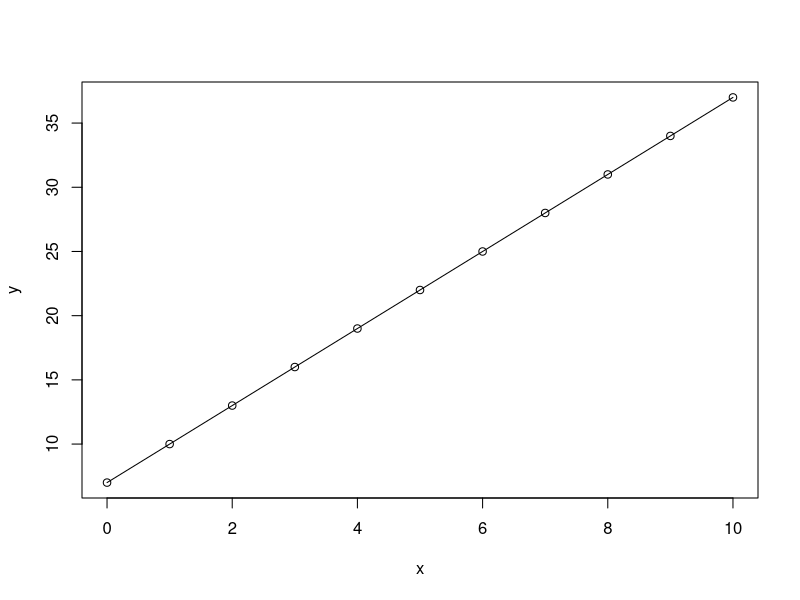
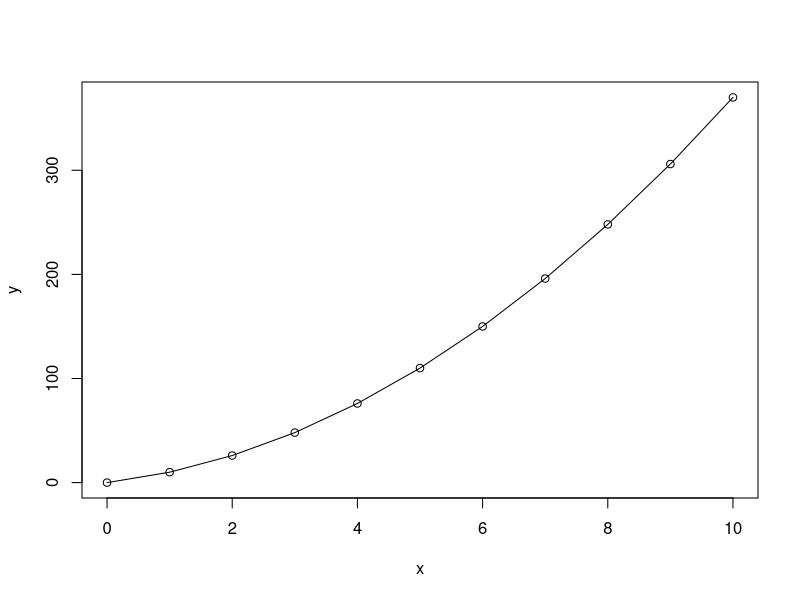

Reproduce these figures in R, in order.
## ---- chunk 1
# Type your code here.
## ---- chunk 2
x = seq(0,10,1)
a = 3
b = 7
y = a*x + b
plot(x,y,type="o")
## ---- chunk 3
# Type your code here.
## ---- chunk 4
# y of base values from previous assignment
x = seq(0,10,1)
a = 3
b = 7
y_base = a*x + b

# sensitivity for a
a_change = 3.1 
b = 7
y_change = a_change*x + b
SS_a = sum(y_base-y_change)^2
# so the local sensitivity is (SS from the base value is obviously zero and is therefore not included):
LSA_a = SS_a / (a_change-a)
print(LSA_a)

# sensitivity for b
a = 3 
b_change = 7.1
y_change = a*x + b_change
SS_b = sum(y_base-y_change)^2
# so the local sensitivity is (SS from the base value is obviously zero and is therefore not included):
LSA_b = SS_b / (b_change-b)
print(LSA_b)

# In this particular example, $a$ and $b$ have no units, and we do not specify a scale of variation, because we are not investigating a physical system with clearly defined boundary conditions. Therefore, we can directly interpret the restuls obtained above. This shows that our model $y$ is more sensitive to parameter $a$ than to parameter $b$, given that we evaluate $y$ based on the SS-metric. 

## ---- chunk 5
# Type your code here.
## ---- chunk 6
# In this particular case, we know that different base values will not lead to a different sensitivity, because it is a linear function. Over linear functions, the sensitivity is constant over the complete function. We can simply check this with repeating the calculation: 

# y of base values 
x = seq(0,10,1)
a = 0.5
b = 60
y_base = a*x + b

# sensitivity for a
a_change = 0.6 
b = 60
y_change = a_change*x + b
SS_a = sum(y_base-y_change)^2
# so the local sensitivity is (SS from the base value is obviously zero and is therefore not included):
LSA_a = SS_a / (a_change-a)
print(LSA_a)

# sensitivity for b
a = 0.5 
b_change = 60.1
y_change = a*x + b_change
SS_b = sum(y_base-y_change)^2
# so the local sensitivity is (SS from the base value is obviously zero and is therefore not included):
LSA_b = SS_b / (b_change-b)
print(LSA_b)

## ---- chunk 7
# Type your code here.
## ---- chunk 8
x = seq(0,10,1)
a = 3
b = 7
y = a*x^2 + b*x
plot(x,y,type="o")
## ---- chunk 9
# Type your code here.
## ---- chunk 10
# 1) base values
x = seq(0,10,1)
a = 3
b = 7
y_base = a*x^2 + b*x

a_change = 3.1
b        = 7
y_a      = a_change*x^2 + b*x
SS_a     = sum(y_base-y_a)^2
LSA_a1   = SS_a / (a_change-a)

a        = 3
b_change = 7.1
y_b      = a*x^2 + b_change*x
SS_b     = sum(y_base-y_b)^2
LSA_b1   = SS_b / (b_change-b)

# 2) base values
x = seq(0,10,1)
a = 0.5
b = 60
y_base = a*x^2 + b*x

a_change = 0.51
b        = 60
y_a      = a_change*x^2 + b*x
SS_a     = sum(y_base-y_a)^2
LSA_a2   = SS_a / (a_change-a)

a        = 0.5
b_change = 60.1
y_b      = a*x^2 + b_change*x
SS_b     = sum(y_base-y_b)^2
LSA_b2   = SS_b / (b_change-b)

# change in a:
LSA_a1-LSA_a2
# change in b:
LSA_b1-LSA_b2
## ---- chunk 11
y_obs=c(0.1,22.4,140.8,434.2,978.2,1852.3,3134.9,4903.4,7236.1,10210.4,13903.9)
## ---- chunk 12
# Type your code here.
## ---- chunk 13
par_sample = seq(0,20,1) # vector with all parameter values that will be checked
LSA_a      = matrix(nrow=9261,ncol=2)
LSA_b      = matrix(nrow=9261,ncol=2)
LSA_c      = matrix(nrow=9261,ncol=2)

# start value for counter
n_a = 1 
n_b = 1
n_c = 1

for (i in 1:length(par_sample)){
  for (j in 1:length(par_sample)){
   for (k in 1:length(par_sample)){
     
     # assign parameter values
     a_low = par_sample[i]
     b_low = par_sample[i]
     c_low = par_sample[i]
     
     a_mid   = par_sample[j]
     b_mid   = par_sample[j]
     c_mid   = par_sample[j]
     
     a_high   = par_sample[k]
     b_high   = par_sample[k]
     c_high   = par_sample[k]
     
     # combine them into the model
     # for parameter a
     a = a_high
     b = b_low
     c = c_mid

     y_base = a*x^3+b*x^2+c*x
     
SS_b     = sum(y_base-y_b)^2
LSA_b1   = SS_b / (b_change-b)
     
     
   } 
  }
}
